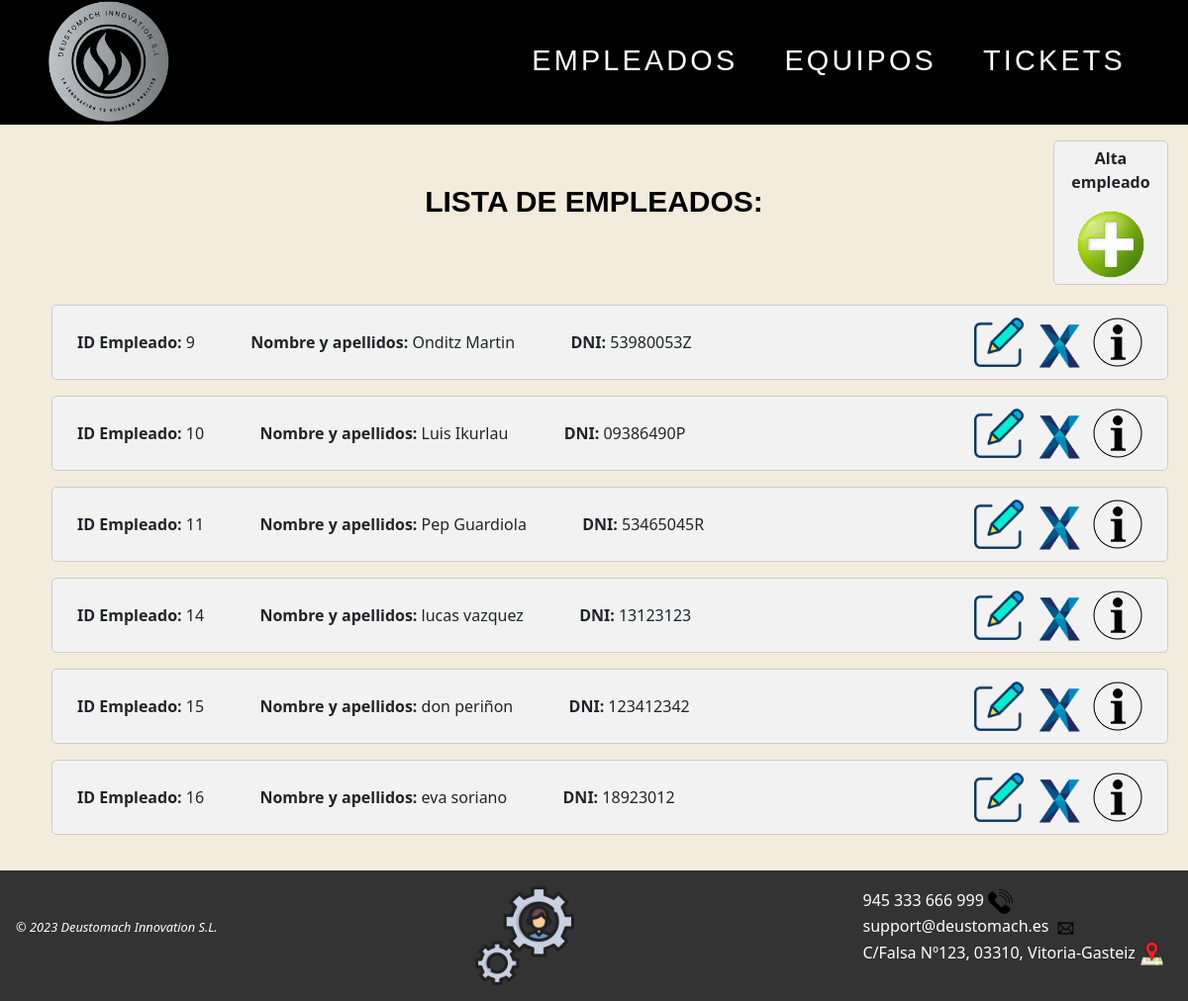
/AppWeb/listadoEmpleados/, run on the app's committed database.
### AppWeb/models.py (models this page shows, shortened)
class Empleado(models.Model):
    dni = models.CharField(max_length=9, unique=True)
    nombre = models.CharField(max_length=15)
    apellidos = models.CharField(max_length=25)
    email = models.CharField(max_length=30)
    telefono = models.IntegerField(default=0)

### AppWeb/views.py (the view)
# urls.py: path('AppWeb/listadoEmpleados/', ListaEmpleado.as_view(), name='listado-empleado'),
class ListaEmpleado(ListView):
    model = Empleado
    template_name = 'listadoEmpleados.html'

### AppWeb/Templates/listadoEmpleados.html
{% extends "homeEmpleados.html" %}
{% load static %}
{% block contenido %}
<div class="contenido">
    <div id="totalalta">
        <div id="titulos">
            <h1>LISTA DE EMPLEADOS:</h1>
        </div>
        <div id="mas">
            <p><b>Alta empleado</b></p>
            <a href="{% url 'gestion:crear-empleado' %}"><img class="centrado" src="{% static 'images/añadirusr.png' %}"
                    width="70px" title="Crear un empleado nuevo"></a>
        </div>
    </div>
    {% if object_list %}
    {% for emp in object_list %}
    <ul>
        <div class="objetos">
            <span><b>ID Empleado: </b>{{emp.id}} </span> &emsp;&emsp;&emsp;
            <span><b>Nombre y apellidos: </b>{{emp.nombre}} {{emp.apellidos}} </span> &emsp;&emsp;&emsp;
            <span><b>DNI: </b>{{ emp.dni }} </span>
            <a id="objetos1" href="{% url 'gestion:detalle-empleado' emp.id %}"><img
                    src="{% static 'images/info.png' %}" title="Pulsa para ver los detalles del empleado"
                    width="50px"></a>
            <a id="objetos1" href="{% url 'gestion:borrar-empleado' emp.id %}"><img
                    src="{% static 'images/delete.png' %}" title="Haz clic para eliminar al empleado" width="50px"></a>
            <a id="objetos1" href="{% url 'gestion:modificar-empleado' emp.id %}"><img
                    src="{% static 'images/editar.png' %}" title="Haz clic para editar este empleado" width="50px"></a>
        </div>
    </ul>
    {% endfor %}
    {% else %}
    <h1>No hay empleados disponibles</h1>
    {% endif %}
</div>
{% endblock %}

### AppWeb/static/css/Estilo.css (style rules this page uses)
img { max-width: 100%; height: auto; }
body { background-color: #f3ebdc; position: relative; display: flex; flex-direction: column; min-height: 100vh; }
#totalalta { display: inline; margin-top: auto; }
#titulos { margin-top: 40px; margin-bottom: -100px; }
#mas { margin-left: auto; margin-right: 0; margin-bottom: 20px; padding: 5px; background-color: #f2f2f2; border-radius: 5px; border: 1px solid #ccc; max-width: 10%; text-align: center; }
.contenido { margin: 0 auto; max-width: 1400px; padding: 20px; }
h1 { font-weight: 700; color: black; font-family: sans-serif; font-size: 30px; text-align: center; margin-bottom: 20px; }
#objetos1 { margin-left: 10px; margin-top: -13px; float: right; }
.objetos { justify-content: space-between; background-color: #f2f2f2; padding: 25px; border-radius: 5px; border: 1px solid #ccc; }
a { color: white; text-decoration: none; }

### data on the page
Empleado: id "9", nombre "Onditz", apellidos "Martin", dni "53980053Z"
Empleado: id "10", nombre "Luis", apellidos "Ikurlau", dni "09386490P"
Empleado: id "11", nombre "Pep", apellidos "Guardiola", dni "53465045R"
Empleado: id "14", nombre "lucas", apellidos "vazquez", dni "13123123"
Empleado: id "15", nombre "don", apellidos "periñon", dni "123412342"
Empleado: id "16", nombre "eva", apellidos "soriano", dni "18923012"
